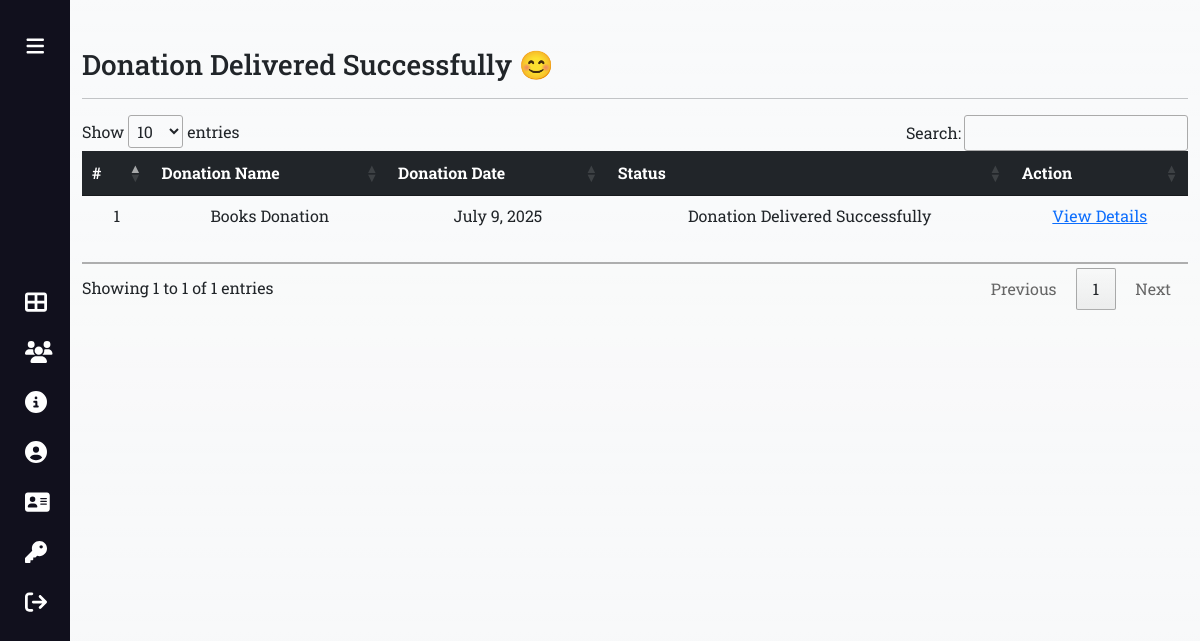
Screenshot of /donationdelivered-admin/ (signed in) with the database file from the repository.
### app/models.py (models this page shows, shortened)
class Donation(models.Model):
    donor = models.ForeignKey(Donor, on_delete=models.CASCADE)
    donationname = models.CharField(choices=DONATION_CHOICES,max_length=100, null=True)
    donationpic = models.ImageField(upload_to='donation', null=True, blank=True)
    collectionloc = models.CharField(max_length=300, null=True)
    description = models.CharField(max_length=300, null=True)
    status = models.CharField(max_length=30, null=True)
    donationdate = models.DateField(null=True)
    adminremark = models.CharField(max_length=200, null=True)
    volunteer = models.ForeignKey(Volunteer, on_delete=models.CASCADE, null=True)
    donationarea = models.ForeignKey(DonationArea, on_delete=models.CASCADE, null=True)
    volunteerremark = models.CharField(max_length=200, null=True)
    updatedondate = models.DateField(null=True)

### app/views.py (the view)
def donationdelivered_admin(request):
    if not request.user.is_authenticated:
        return redirect('/login-admin')
    donation = Donation.objects.filter(status='Donation Delivered Successfully')
    return render(request, "donationdelivered-admin.html",locals())

### app/templates/donationdelivered-admin.html
{% extends 'base-db-admin.html' %}
{% load static %}
{% block main %}
<div class="container mt-5 vh-100 table-responsive">
    <h3>Donation Delivered Successfully &#128522;</h3>
    <hr>
    <table id="mytable" class="table data">
        <thead class="table-dark">
            <tr class="text-center">
                <th scope="col">#</th>
                <th scope="col">Donation Name</th>
                <th scope="col">Donation Date</th>
                <th scope="col">Status</th>
                <th scope="col">Action</th>
              </tr>
        </thead>
        <tbody>
{% for i in donation %}
<tr class="text-center">
    <td>{{ forloop.counter }}</td>
    <td>{{ i.donationname }}</td>
    <td>{{ i.donationdate }}</td>
    <td>{{ i.status }}</td>
    <td><a href="{% url 'accepted_donationdetail' i.id %}" class="text-primary">View Details</a></td>
</tr>
{% endfor %}
        </tbody>
    </table>
  </div>
{% endblock main %}

### app/static/css/style-admin.css (style rules this page uses)
* { margin:0; padding:0; box-sizing: border-box; }
body { position: relative; min-height: 100vh; width: 100%; overflow: hidden; }
.table tr td { height: 50px; }

### rows the page displays
Donation: donationname "Books Donation", donationdate "July 9, 2025", status "Donation Delivered Successfully"
